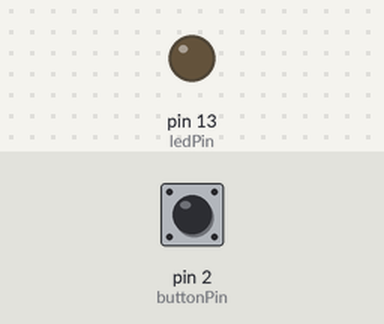
Recording of a sketch running on a simulated Arduino Uno, built with avr-gcc and run on an emulated ATmega328P. On the bench: output pins drawn as LEDs (lit = HIGH). The inputs (shaded band) are chosen by the test bench; at power-on: pin 2 (buttonPin) LOW.

Above: at 1.2 s.
1.3 s: pin 2 (buttonPin) pulled HIGH for 0.15 s
At 1.5 s:
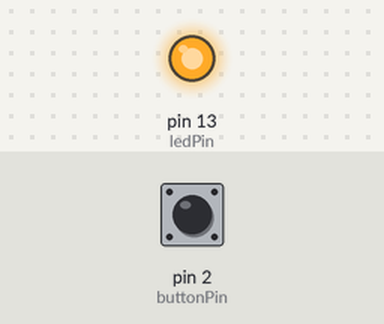
3.1 s: pin 2 (buttonPin) pulled HIGH for 3.2 s
At 7.0 s:
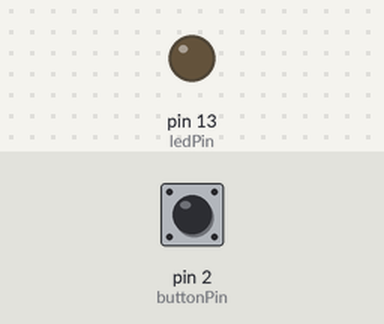
Timing chart, 0 to 8.5 s (numbered marks = the images above; inputs shaded):
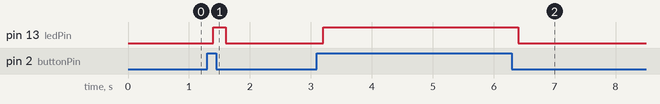

Measured:
- after the input at 1.3 s, pin 13 (ledPin): LOW → HIGH after 0.10 s, → LOW 0.20 s later
- after the input at 3.1 s, pin 13 (ledPin): LOW → HIGH after 0.10 s, → LOW 3.2 s later

The sketch:

_______0514___5_1.ino
```cpp
#include <Arduino.h>
//--------------
const byte buttonPin = 2;
const byte ledPin = 13;
bool buttonState;
//--------------

void setup()
{
  pinMode(ledPin, OUTPUT);
  pinMode(buttonPin, INPUT);
}

void loop()
{
  buttonState = digitalRead(buttonPin);
  delay(100);
  if (buttonState == HIGH)
    digitalWrite(ledPin, HIGH);
  else
    digitalWrite(ledPin, LOW);
}
```
